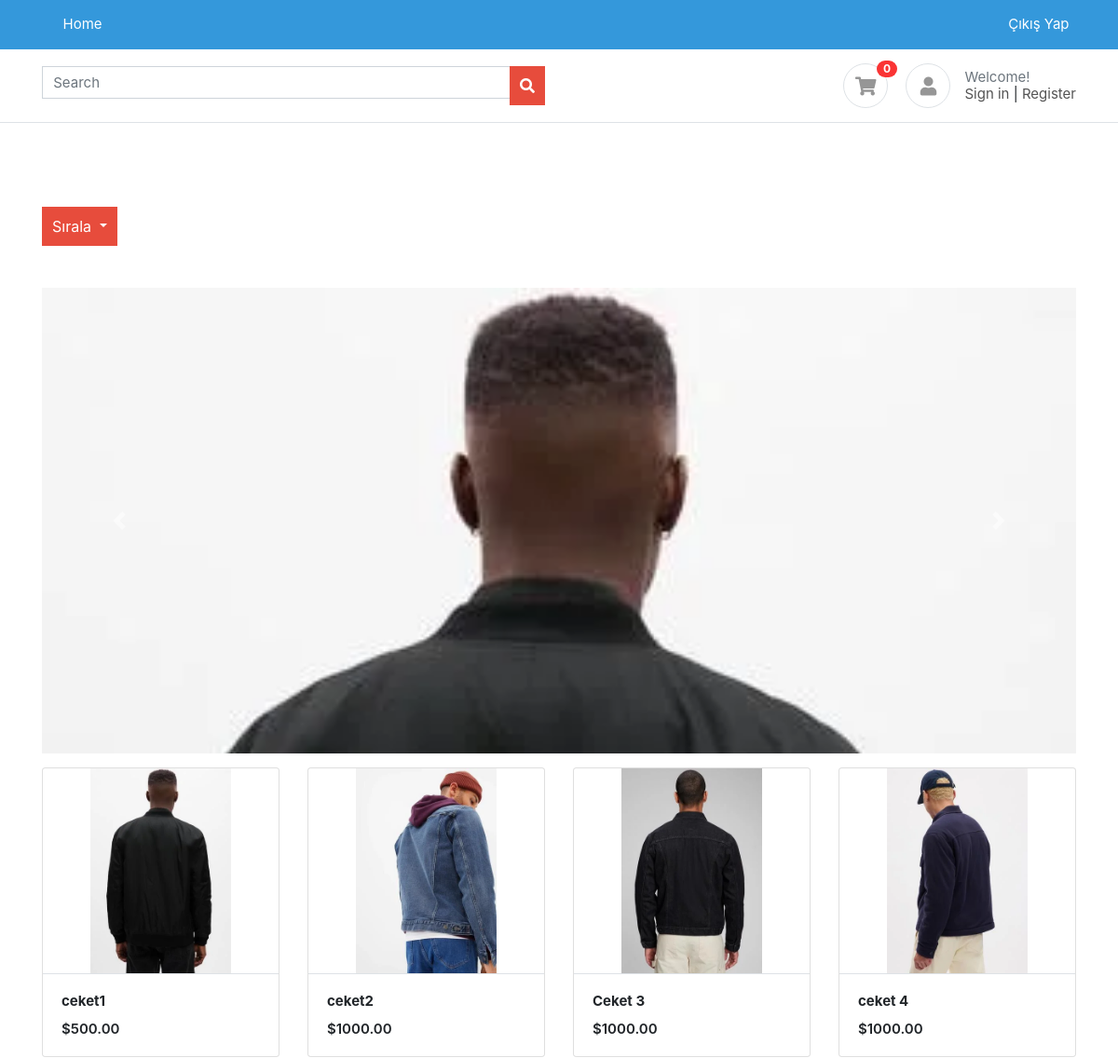
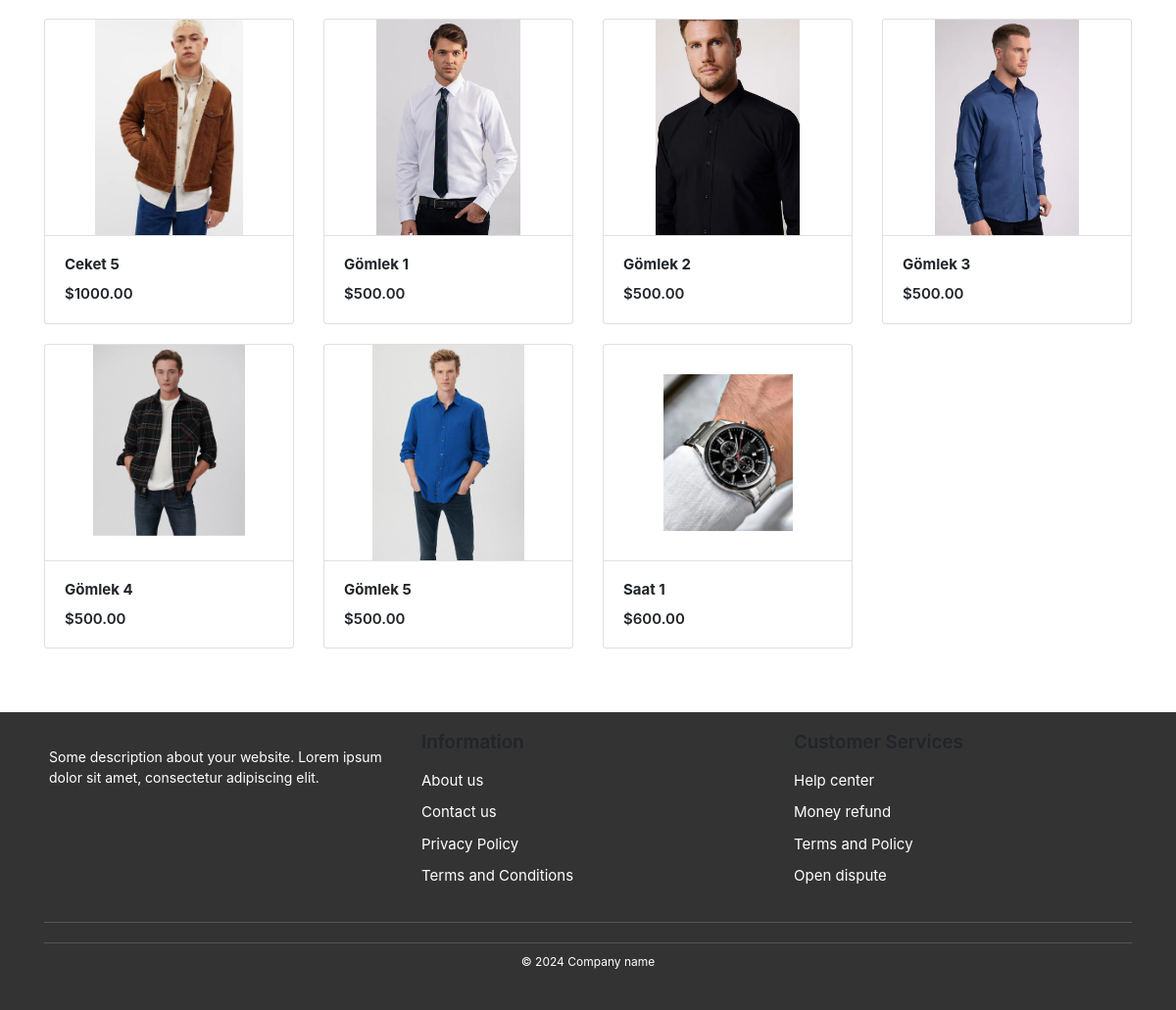
Screenshot of / (signed in) with the database file from the repository (2 pictures, top to bottom).
### accounts/models.py (models this page shows)
class Profile(BaseModel):
    user = models.OneToOneField(User, on_delete=models.CASCADE, related_name="profile")
    is_email_verified = models.BooleanField(default=False)
    email_token = models.CharField(max_length=100, null=True, blank=True)
    profile_image = models.ImageField(upload_to='profile')
    def get_cart_count(self):
        return CartItems.objects.filter(cart__is_paid=False, cart__user=self.user).count()

### products/models.py (models this page shows, shortened)
class Product(BaseModel):
    product_name=models.CharField(max_length=100)
    category=models.ForeignKey(Category,on_delete=models.CASCADE,related_name="products")
    price=models.IntegerField()
    product_description=models.TextField()
    slug=models.SlugField(unique=True,null=True,blank=True)
    color_variant=models.ManyToManyField(ColorVariant,blank=True)
    size_variant=models.ManyToManyField(SizeVariant,blank=True)
    discount_price = models.DecimalField(max_digits=10, decimal_places=2, blank=True, null=True)

class  ProductImage(BaseModel):
    product=models.ForeignKey(Product,on_delete=models.CASCADE,related_name="product_images")
    image=models.ImageField(upload_to="product")

### home/views.py (the view)
# urls.py: path('', index, name="index"),
def index(request):
    query = request.GET.get('q', '')
    if query:
        products = Product.objects.filter(product_name__icontains=query)
    else:
        products = Product.objects.all()
    context = {'products': products, 'query': query}
    return render(request, 'home/index.html', context)

### templates/home/index.html (shortened to what this page needs)
{% extends "base/base.html" %}
{% block start %}
<div class="container mt-5 pt-5 mb-5">
    <div class="row">
        <div class="col-md-12">
            <div class="btn-group">
                <button type="button" class="btn btn-primary dropdown-toggle" data-toggle="dropdown" aria-haspopup="true" aria-expanded="false">
                    Sırala
                </button>
            </div>
        </div>
    </div>
    <div id="productCarousel" class="carousel slide mt-5" data-ride="carousel">
        <div class="carousel-inner">
            {% for product in products %}
                <div class="carousel-item {% if forloop.first %}active{% endif %}">
                    <img src="/media/{{ product.product_images.first.image }}" class="d-block w-100" alt="{{ product.product_name }}">
                </div>
            {% endfor %}
        </div>
        <a class="carousel-control-prev" href="#productCarousel" role="button" data-slide="prev">
            <span class="carousel-control-prev-icon" aria-hidden="true"></span>
        </a>
        <a class="carousel-control-next" href="#productCarousel" role="button" data-slide="next">
            <span class="carousel-control-next-icon" aria-hidden="true"></span>
        </a>
    </div>
    <div class="row mt-3" id="productList">
        {% for product in products %}
            <div class="col-md-3">
                <figure class="card card-product-grid">
                    <div class="img-wrap"><img src="/media/{{ product.product_images.first.image }}"></div>
                    <figcaption class="info-wrap border-top">
                        <a href="{% url 'get_product' product.slug %}" class="title">
                            <b>{{ product.product_name }}</b>
                        </a>
                        <div class="price mt-2">${{ product.price }}.00</div>
                    </figcaption>
                </figure>
            </div>
        {% endfor %}
    </div>
</div>
{% endblock %}

### templates/base/base.html (shortened to what this page needs)
<!DOCTYPE html>
<html lang="en">
<head>
    <link href="https://stackpath.bootstrapcdn.com/bootstrap/4.5.2/css/bootstrap.min.css" rel="stylesheet">
    <link href="https://cdnjs.cloudflare.com/ajax/libs/font-awesome/5.15.1/css/all.min.css" rel="stylesheet">
    <link href="/media/css/ui.css" rel="stylesheet" type="text/css">
    <link href="/media/css/responsive.css" rel="stylesheet">
</head>
<body>
    <header class="section-header">
        <nav class="navbar navbar-expand-lg navbar-dark bg-dark">
            <div class="container">
                <div class="collapse navbar-collapse" id="navbarNav">
                    <ul class="navbar-nav mr-auto">
                        <li class="nav-item"><a href="{% url 'index' %}" class="nav-link">Home</a></li>
                    </ul>
                    <ul class="navbar-nav">
                        <li class="nav-item"><a href="#" class="nav-link">Çıkış Yap</a></li>
                    </ul>
                </div>
            </div>
        </nav>
        <section class="header-main border-bottom">
            <div class="container">
                <div class="row align-items-center">
                    <div class="col-lg-6 col-sm-12">
                        <form action="{% url 'index' %}" method="get" class="search">
                            <div class="input-group w-100">
                                <input type="text" class="form-control" name="q" placeholder="Search" value="{{ query }}" style="width:80px">
                                <div class="input-group-append">
                                    <button class="btn btn-primary" type="submit">
                                        <i class="fa fa-search"></i>
                                    </button>
                                </div>
                            </div>
                        </form>
                    </div>
                    <div class="col-lg-6 col-sm-6 col-8">
                        <div class="widgets-wrap float-md-right">
                            <div class="widget-header mr-3">
                                <a href="{% url 'cart' %}" class="icon icon-sm rounded-circle border"><i
                                        class="fa fa-shopping-cart"></i></a>
                                <span class="badge badge-pill badge-danger notify">{{request.user.profile.get_cart_count}}</span>
                            </div>
                            <div class="widget-header icontext">
                                <a href="#" class="icon icon-sm rounded-circle border"><i
                                        class="fa fa-user"></i></a>
                                <div class="text">
                                    <span class="text-muted">Welcome!</span>
                                    <div>
                                        <a href="{% url 'login' %}">Sign in</a> |
                                        <a href="{% url 'register' %}">Register</a>
                                    </div>
                                </div>
                            </div>
                        </div>
                    </div>
                </div>
            </div>
        </section>
    </header>
    {% block start %}
    {% endblock %}
    <footer class="section-footer" class="mt-4">
        <div class="container">
            <div class="footer-top">
                <div class="row">
                    <div class="col-md-4 footer-section">
                        <p class="mt-3">Some description about your website. Lorem ipsum dolor sit amet, consectetur adipiscing elit.</p>
                    </div>
                    <div class="col-md-4 footer-section">
                        <h5 class="title">Information</h5>
                        <ul>
                            <li><a href="#">About us</a></li>
                            <li><a href="#">Contact us</a></li>
                            <li><a href="#">Privacy Policy</a></li>
                            <li><a href="#">Terms and Conditions</a></li>
                        </ul>
                    </div>
                    <div class="col-md-4 footer-section">
                        <h5 class="title">Customer Services</h5>
                        <ul>
                            <li><a href="#">Help center</a></li>
                            <li><a href="#">Money refund</a></li>
                            <li><a href="#">Terms and Policy</a></li>
                            <li><a href="#">Open dispute</a></li>
                        </ul>
                    </div>
                </div>
            </div>
            <div class="footer-bottom text-center">
                <p>&copy; 2024 Company name</p>
            </div>
        </div>
    </footer>
</body>
</html>

### public/static/css/ui.css (style rules this page uses)
html { font-family: 'Inter', sans-serif; font-size: 15px; }
.img-wrap { text-align: center; display: block; }
.img-wrap img { max-width: 100%; }
.icon-xs, .icon-sm, .icon-md, .icon-lg { display: inline-block; text-align: center; flex-shrink: 0; flex-grow: 0; }
.icon-sm { width: 48px; height: 48px; line-height: 48px; font-size: 20px; }
figure { margin-bottom: 0; }
.card .title { color: #212529; }
p:last-child { margin-bottom: 0; }
.header-main { position: relative; padding-top: 1rem; padding-bottom: 1rem; }
.widget-header { display: inline-block; vertical-align: middle; position: relative; }
.widget-header a { color: #545454; }
.widget-header i { color: #969696; }
.widget-header .notify { position: absolute; top: -3px; right: -10px; }
.section-footer ul li { margin-bottom: 5px; }
.section-footer ul a { color: inherit; }
.section-footer .title { font-weight: 600; margin-bottom: 16px; color: #212529; }
.footer-bottom { padding-top: 20px; padding-bottom: 20px; }
[class*='card-product'] a.title { color: #212529; display: block; }
[class*='card-product'] .img-wrap { overflow: hidden; position: relative; }
[class*='card-product'] .img-wrap img { height: 100%; max-width: 100%; width: auto; display: inline-block; object-fit: cover; }
.card-product-grid { margin-bottom: 20px; }
.card-product-grid .img-wrap { border-radius: 0.2rem 0.2rem 0 0; height: 220px; }
.card-product-grid .info-wrap { overflow: hidden; padding: 18px 20px; }
.card .img-wrap { overflow: hidden; }
.icontext { display: inline-flex; align-items: center; vertical-align: middle; }
.icontext .text { width: 100%; line-height: 1.2; color: #212529; }
.icontext .icon { position: relative; margin-right: 15px; flex-shrink: 0; flex-grow: 0; }
.notify { position: absolute; top: -4px; right: -10px; display: inline-block; padding: .25em .6em; font-size: 12px; line-height: 1; text-align: center; border-radius: 3rem; color: #fff; background-color: #fa3434; }
.price { font-weight: 600; color: #212529; }

### templates/base/base.html (style rules this page uses)
.navbar-dark { background-color: #3498db !important; }
.navbar-dark .navbar-nav .nav-link { color: #ffffff !important; }
.btn-primary { background-color: #e74c3c !important; border-color: #e74c3c !important; }
.btn-primary { background-color: #3498db; color: #fff; }
.form-control, .btn-primary { border-radius: 0; }
.input-group { width: 100%; }
footer { background-color: #333; color: #fff; padding: 20px 0; }
.footer-top { border-bottom: 1px solid #555; padding-bottom: 20px; margin-bottom: 20px; }
.footer-top p { font-size: 14px; }
.footer-section { padding: 0 20px; }
.footer-section h5 { color: #ffcc00; }
.footer-section ul { list-style: none; padding: 0; }
.footer-section ul li { margin-bottom: 10px; }
.footer-bottom { border-top: 1px solid #555; padding-top: 10px; }
.footer-bottom p { font-size: 12px; margin: 0; }

### templates/home/index.html (style rules this page uses)
#productCarousel { max-height: 500px; overflow: hidden; }
#productCarousel .carousel-inner { height: 100%; }
#productCarousel img { object-fit: cover; height: 100%; width: 100%; }
.btn-group { position: relative; display: inline-block; }
.btn-primary { padding: 8px 10px; font-size: 16px; }

### rows the page displays
Product: product_images.first.image (picture), product_name "ceket1", price "500"
Product: product_images.first.image (picture), product_name "ceket2", price "1000"
Product: product_images.first.image (picture), product_name "Ceket 3", price "1000"
Product: product_images.first.image (picture), product_name "ceket 4", price "1000"
Product: product_images.first.image (picture), product_name "Ceket 5", price "1000"
Product: product_images.first.image (picture), product_name "Gömlek 1", price "500"
Product: product_images.first.image (picture), product_name "Gömlek 2", price "500"
Product: product_images.first.image (picture), product_name "Gömlek 3", price "500"
Product: product_images.first.image (picture), product_name "Gömlek 4", price "500"
Product: product_images.first.image (picture), product_name "Gömlek 5", price "500"
Product: product_images.first.image (picture), product_name "Saat 1", price "600"

### other values shown
{{ request.user.profile.get_cart_count }} "0"
